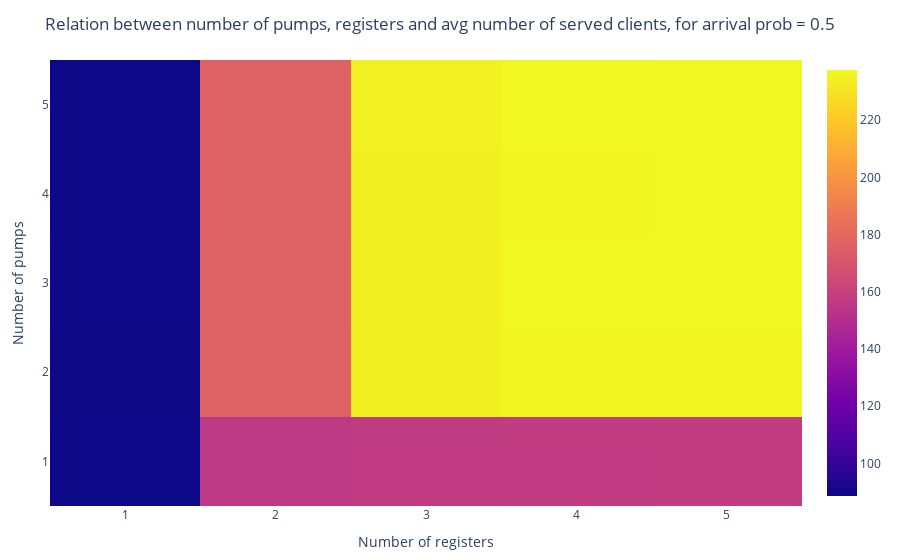

The notebook cell this image was saved under:
### Markdown cell above
<span style="color:Red">----------------------------------------------------------------------------------------------------------------------------------------------------------------</span>

From the graph above we can see that the number of pumps does not matter when we have only 1 register, which is also intuitive, since a queue will be formed at the cash register anyway.

However, for 2 or more registers, there is negligible change in the average waiting clients after 2 pumps, thus 2 pumps is the optimal for 2 registers or more.  

The graphs above suggest, that 3 cash registers and 2 fuelling pumps are the optimal configuration for considered simulation parameters.

<span style="color:Red">----------------------------------------------------------------------------------------------------------------------------------------------------------------</span>

### Code cell
p = plot(heatmap(x = res.n_registers, y = res.n_pumps, z = res.avg_served_clients), Layout(
        xaxis_title="Number of registers",
        yaxis_title="Number of pumps",
        zaxis_title ="Avg number of served customers",
        title_text ="Relation between number of pumps, registers and avg number of served clients, for arrival prob = 0.5",))

### Figure 1 — Plotly figure (JSON) as saved in the notebook; plotly's stock layout.template omitted (floating-point values rounded to 4 significant figures)
{"data": [{"transpose": true, "type": "heatmap", "x": [1, 2, 3, 4, 5, 1, 2, 3, 4, 5, 1, 2, 3, 4, 5, 1, 2, 3, 4, 5, 1, 2, 3, 4, 5], "y": [1, 1, 1, 1, 1, 2, 2, 2, 2, 2, 3, 3, 3, 3, 3, 4, 4, 4, 4, 4, 5, 5, 5, 5, 5], "z": [88.6, 155.7, 157.1, 157.2, 157.6, 88.73, 176.2, 234.2, 236.3, 236.1, 89.15, 176.5, 234.3, 237.0, 237.6, 88.71, 176.4, 234.3, 236.7, 237.2, 88.58, 176.1, 234.9, 236.9, 237.3]}], "layout": {"margin": {"b": 50, "l": 50, "r": 50, "t": 60}, "title": {"text": "Relation between number of pumps, registers and avg number of served clients, for arrival prob = 0.5"}, "xaxis": {"title": {"text": "Number of registers"}}, "yaxis": {"title": {"text": "Number of pumps"}}, "zaxis": {"title": {"text": "Avg number of served customers"}}}}
